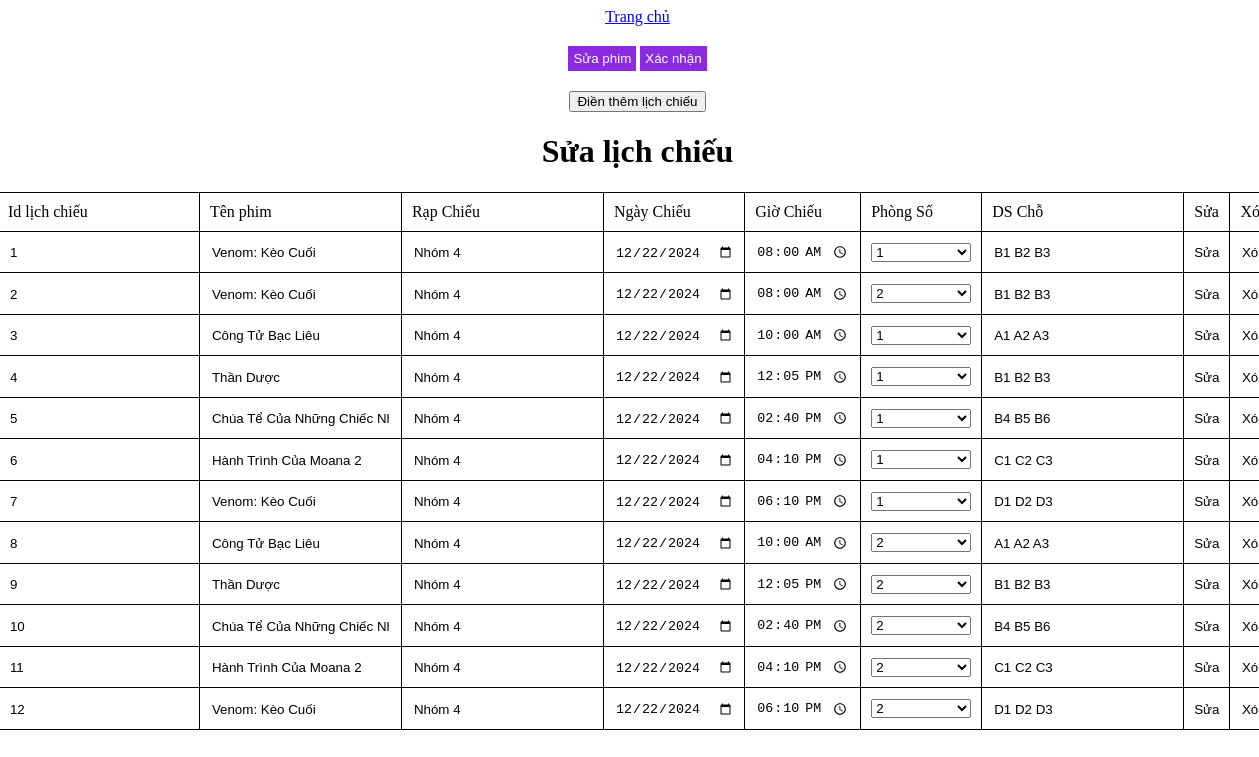
Page /admin_slp.php (signed in) on the earlier database version.
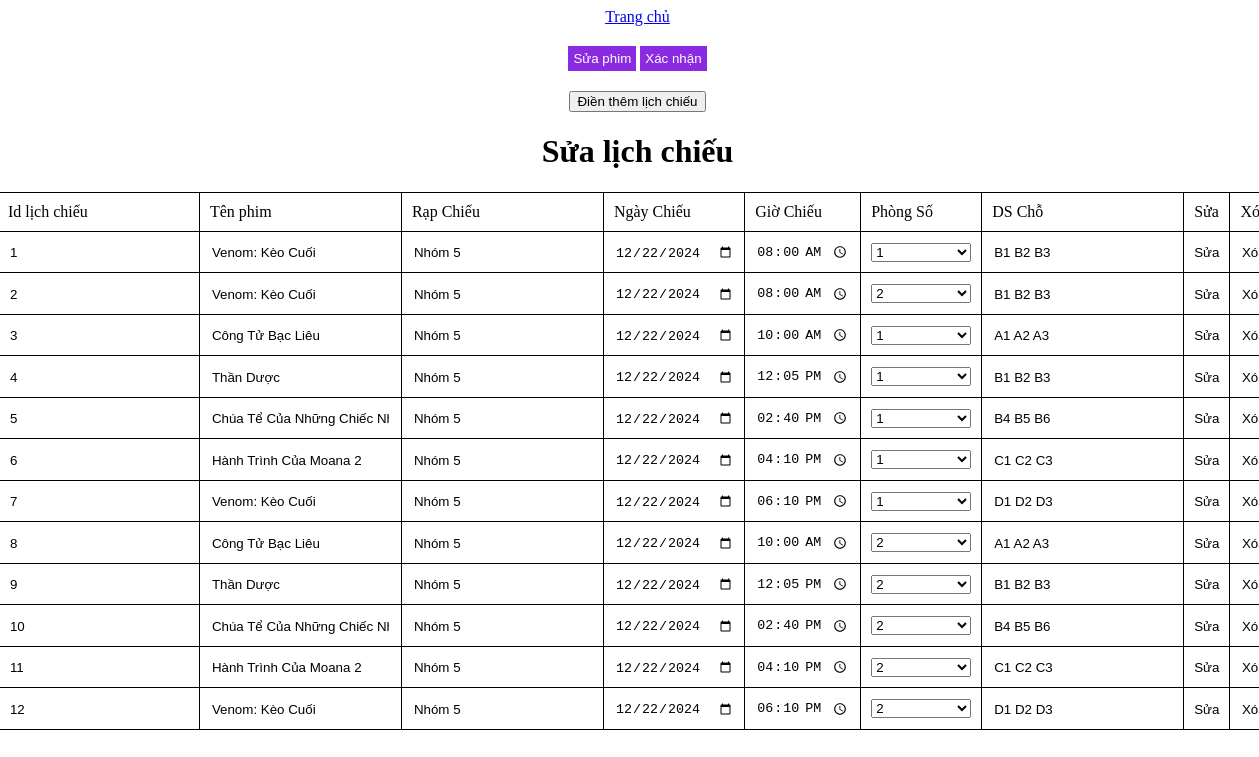
Same page on the later database version.
### tables this page shows
CREATE TABLE lich_chieu (
    id_lich_chieu INT PRIMARY KEY AUTO_INCREMENT,
    id_phim INT,
    rap_chieu VARCHAR(255),
    ngay_chieu DATE DEFAULT CURRENT_DATE,
    gio_chieu TIME,
    id_phong INT,
    ds_cho TEXT,
    FOREIGN KEY (id_phim) REFERENCES phim(id_phim),
    FOREIGN KEY (id_phong) REFERENCES phong(id_phong)
);

### admin_slp.php (the view, shortened to what this page needs)
<?php
include("database.php");
if (isset($_SESSION["user_id"])) {
    $user_id = $_SESSION["user_id"];
    $sql = "SELECT is_admin from users where id = " . $user_id;
    $result = $conn->query($sql);
    $result = $result->fetch_all(MYSQLI_ASSOC)[0];
    $is_admin = $result["is_admin"];
    if ($is_admin) {
        $sql = "SELECT * FROM lich_chieu";
        $results = $conn->query($sql);
        $results = $results->fetch_all(MYSQLI_ASSOC);
        $lich_chieu = [];
        foreach ($results as $result) {
            $sql = "SELECT ten FROM phim WHERE id_phim = " . (int) $result["id_phim"];
            $r = $conn->query($sql);
            $r = $r->fetch_all(MYSQLI_ASSOC)[0];
            array_push($lich_chieu, [
                "id_lich_chieu" => $result["id_lich_chieu"],
                "id_phim" => $result["id_phim"],
                "ten_phim" => $r["ten"],
                "rap_chieu" => $result["rap_chieu"],
                "ngay_chieu" => $result["ngay_chieu"],
                "gio_chieu" => $result["gio_chieu"],
                "id_phong" => $result["id_phong"],
                "ds_cho" => $result["ds_cho"]
            ]);
        }
        $sql = "SELECT id_phong FROM `phong`";
        $results = $conn->query($sql);
        $ds_id_phong = $results->fetch_all(MYSQLI_ASSOC);
?>
        <!DOCTYPE html>
        <html lang="en">
        <head>
        </head>
        <body>
            <a href="./index.php" style="margin-bottom: 20px;">Trang chủ</a>
            <div style="margin-bottom: 20px;">
                <button style="background-color: blueviolet; border: 0; padding: 5px;">
                    <a href="./admin_sp.php" style="text-decoration: none; color: white;">Sửa phim</a>
                </button>
                <button style="background-color: blueviolet; border: 0; padding: 5px;">
                    <a href="./admin_xn.php" style="text-decoration: none; color: white;">Xác nhận</a>
                </button>
            </div>
            <button id="them_lich_chieu">Điền thêm lịch chiếu</button>
            <h1>Sửa lịch chiếu</h1>
            <table border="1">
                <tr>
                    <td>Id lịch chiếu</td>
                    <td>Tên phim</td>
                    <td>Rạp Chiếu</td>
                    <td>Ngày Chiếu</td>
                    <td>Giờ Chiếu</td>
                    <td>Phòng Số</td>
                    <td>DS Chỗ</td>
                    <td>Sửa</td>
                    <td>Xóa</td>
                </tr>
                <?php foreach ($lich_chieu as $lc) { ?>
                    <form action="" method="post">
                        <tr>
                            <td>
                                <input type="text" name="id_lich_chieu" value="<?php echo $lc["id_lich_chieu"]; ?>">
                            </td>
                            <td><input readonly type="text" name="ten_phim" value="<?php echo $lc['ten_phim']; ?>" required></td>
                            <td><input readonly type="text" name="rap_chieu" value="<?php echo $lc['rap_chieu']; ?>" required></td>
                            <td><input type="date" name="ngay_chieu" value="<?php echo $lc['ngay_chieu']; ?>" required></td>
                            <td><input type="time" name="gio_chieu" value="<?php echo $lc['gio_chieu']; ?>" required></td>
                            <td>
                                <select name="id_phong" id="id_phong" style="margin: 0;">
                                    <?php foreach ($ds_id_phong as $ds) { ?>
                                        <?php if ($lc["id_phong"] == $ds["id_phong"]) { ?>
                                            <option value="<?php echo $ds["id_phong"]; ?>" selected>
                                                <?php echo $ds["id_phong"]; ?>
                                            </option>
                                        <?php } else { ?>
                                            <option value="<?php echo $ds["id_phong"]; ?>">
                                                <?php echo $ds["id_phong"]; ?>
                                            </option>
                                        <?php } ?>
                                    <?php } ?>
                                </select>
                            </td>
                            <td><input readonly type="text" name="ds_cho" value="<?php echo $lc['ds_cho']; ?>" required></td>
                            <td><button type="submit" name="xu_ly" value="sua">Sửa</button></td>
                            <td><button type="submit" name="xu_ly" value="xoa">Xóa</button></td>
                        </tr>
                    </form>
                <?php } ?>
            </table>
        </body>
        </html>
<?php } else {
        $_SESSION["ERR"] = "Bạn không có quyền truy cập trang này!";
        header("Location: ERR404.php");
    }
} else {
    $_SESSION["ERR"] = "Bạn chưa đăng nhập";
    header("Location: ERR404.php");
} ?>

### admin_slp.php (style rules this page uses)
body { width: 100%; height: auto; display: flex; flex-direction: column; justify-content: center; align-items: center; }
select { width: 100px; margin-bottom: 60px; }
table { margin-bottom: 100px; }
table, th, td { border: 1px solid black; border-collapse: collapse; }
th, td { padding: 10px; }
input { border: 0; }
table button { width: 100%; margin: 0; padding: 0; border: 0; background-color: transparent; }

Differences in the rows shown:
changed lich_chieu id 2: rap_chieu "Nhóm 4" → "Nhóm 5"
changed lich_chieu id 3: rap_chieu "Nhóm 4" → "Nhóm 5"
changed lich_chieu id 4: rap_chieu "Nhóm 4" → "Nhóm 5"
changed lich_chieu id 5: rap_chieu "Nhóm 4" → "Nhóm 5"
changed lich_chieu id 6: rap_chieu "Nhóm 4" → "Nhóm 5"
changed lich_chieu id 7: rap_chieu "Nhóm 4" → "Nhóm 5"
changed lich_chieu id 8: rap_chieu "Nhóm 4" → "Nhóm 5"
changed lich_chieu id 9: rap_chieu "Nhóm 4" → "Nhóm 5"
changed lich_chieu id 10: rap_chieu "Nhóm 4" → "Nhóm 5"
changed lich_chieu id 11: rap_chieu "Nhóm 4" → "Nhóm 5"
changed lich_chieu id 12: rap_chieu "Nhóm 4" → "Nhóm 5"
Other differences:
form field rap_chieu: "Nhóm 4" → "Nhóm 5"
